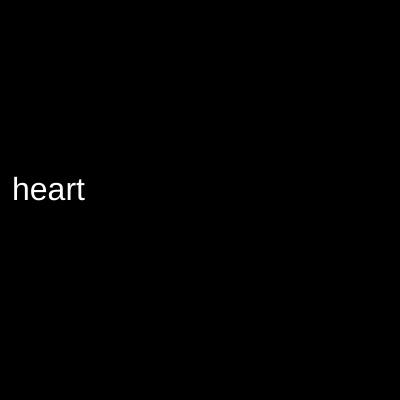
Frame 1 (no input)
Frame 60 (no input): identical to frame 1, image omitted
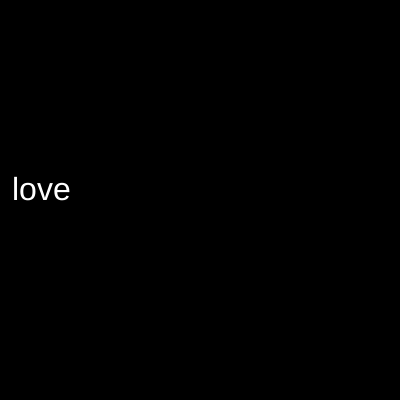
Frame 120 (the mouse pressed at the canvas centre since frame 60)

The p5.js sketch that drew these frames (run headless with seeded random() and noise() and a simulated clock; from frame 60 on, the mouse is pressed at the canvas centre):

// p5.js sketch
// ── sketch.js
// https://editor.p5js.org/jht1493/sketches/O2WykW28A
// 5.0 array operations
// arrays adding elements, removing elements

let words = ["rainbow", "heart", "purple", "friendship", "love"];
// let words = [];

let index = 0;

function setup() {
  createCanvas(400, 400);
  // change a element in the array
  // words[0] = 'kitty';

  // Adding an element to the end of an array
  // words.push('zoo');

  // https://p5js.org/reference/#/p5/shuffle
  words = shuffle(words)
  console.log("words", words);

  // https://p5js.org/reference/#group-Data
  // https://developer.mozilla.org/en-US/docs/Web/JavaScript/Reference/Global_Objects/Array/pop
  // https://developer.mozilla.org/en-US/docs/Web/JavaScript/Reference/Global_Objects/Array/splice
}

function draw() {
  background(0);

  fill(255);
  textSize(32);
  let word = words[index];
  text(word, 12, 200);
}

function mousePressed() {
  index = (index + 1) % words.length;
  // words.length is the number of elements in the array
  // index = index + 1;
  // if (index >= words.length) {
  //   index = 0;
  // }
}

// What is an Array?
// Code! Programming with p5.js
// The Coding Train / Daniel Shiffman
// https://thecodingtrain.com/beginners/p5js/7.1-what-is-an-array.html
// https://youtu.be/VIQoUghHSxU
// https://editor.p5js.org/codingtrain/sketches/DmwVbhOZ
